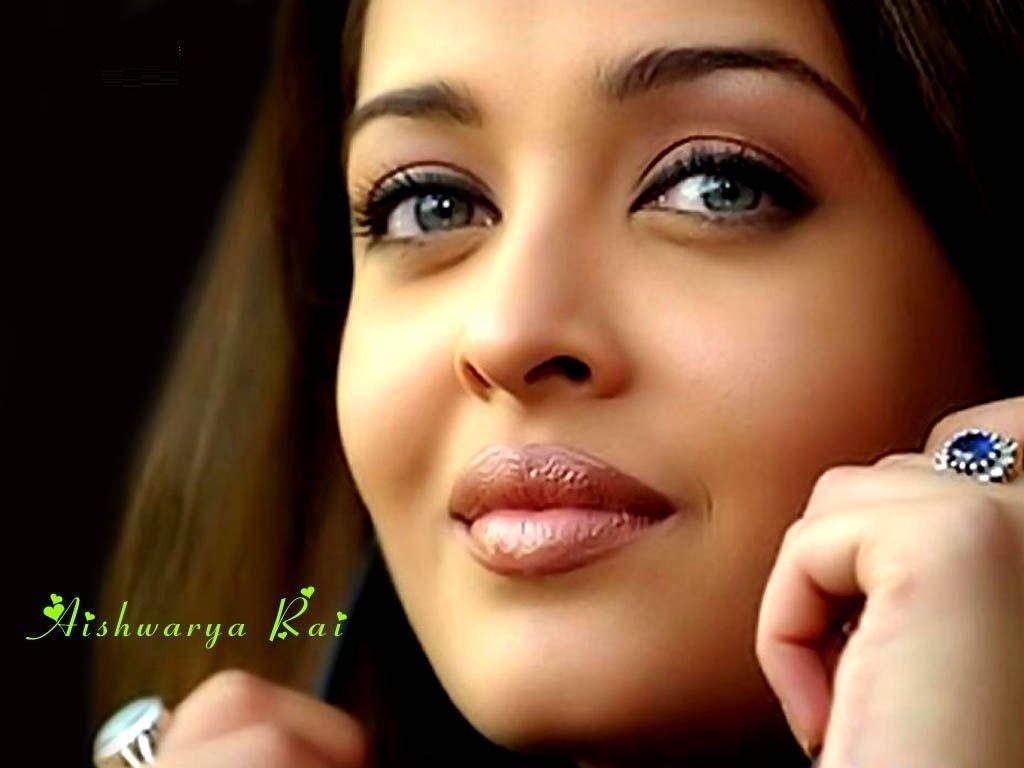
#> input picture sample2.jpg, 1024 x 768 px
$ python changing_name_trackBar.py
#> lines starting #> are read from the running program, lines starting #| are printed output that depends on the picture; after the words box and inside, x2 and y2 are one past the last pixel; in counts of white or black regions, pixels touching at a corner belong together
import cv2
import numpy as np
import datetime

def nothing(x):
    print(x)


cv2.namedWindow('image')

cv2.createTrackbar('cp', 'image', 10,400, nothing)
switch = 'Color/Gray'
cv2.createTrackbar(switch, 'image', 0, 1, nothing)

while(1):
    img = cv2.imread('sample2.jpg')
#> img is the input picture: shape (768, 1024, 3); mean B, G, R 57.8, 81.4, 115
    pos = cv2.getTrackbarPos('cp', 'image')
    font  = cv2.FONT_HERSHEY_COMPLEX
    cv2.putText(img, str(pos), (50,150), font,5, (0,0,255))
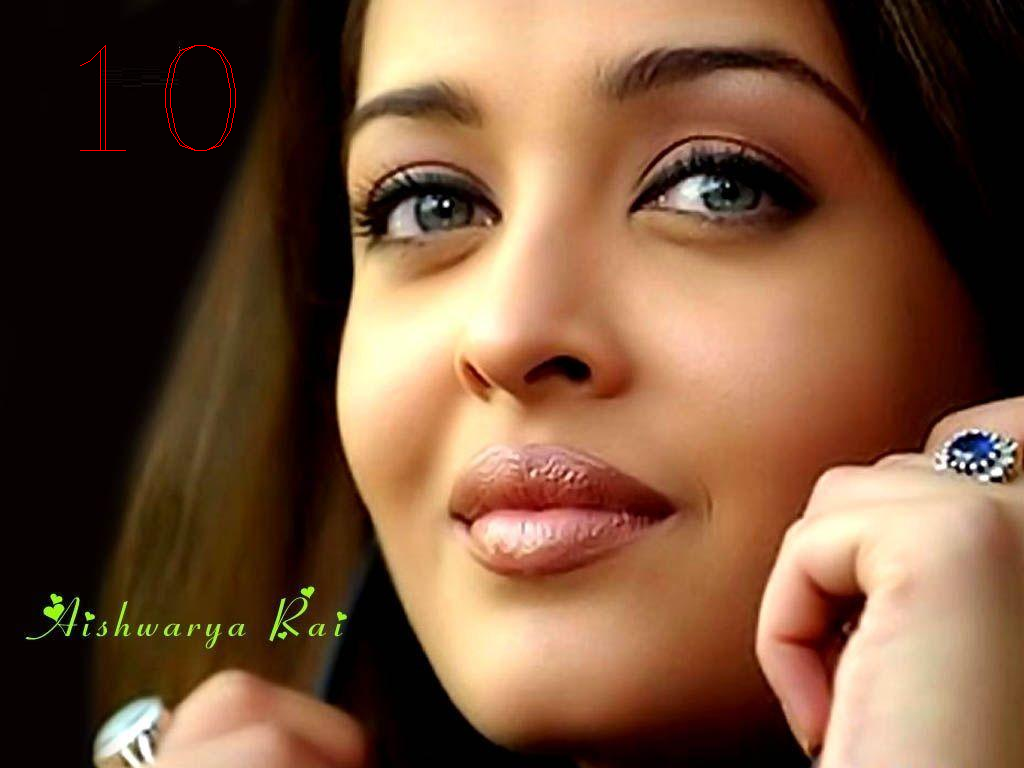
#> img: shape (768, 1024, 3); 0.1% of pixels changed, all inside (x1, y1, x2, y2) = (80, 45, 236, 151)
    k = cv2.waitKey(1) & 0xFF
#> (key q is pressed here)
    if k == ord('q'):
        break

    s = cv2.getTrackbarPos(switch, 'image')

    if s == 0:
        pass
    else:
        img  = cv2.cvtColor(img, cv2.COLOR_BGR2YUV)

    img = cv2.imshow('image', img)
cv2.destroyAllWindows()

$ run again, with sample1.jpg copied over sample2.jpg
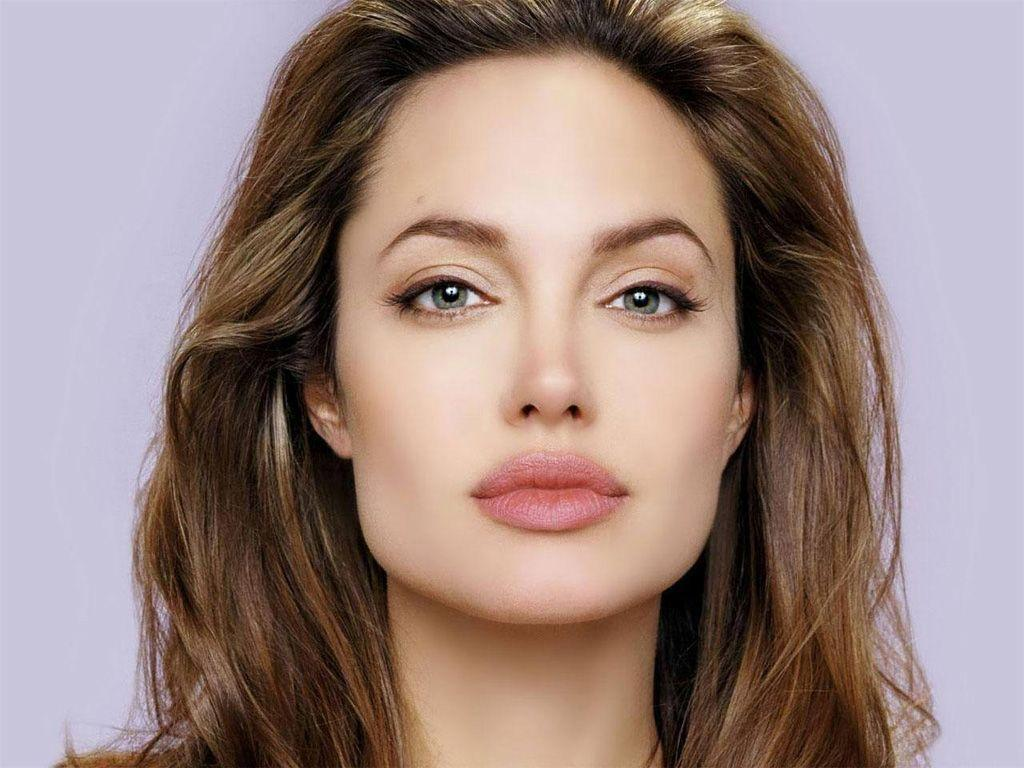
#> input picture sample1.jpg, 1024 x 768 px
#> img is the input picture: shape (768, 1024, 3); mean B, G, R 128.7, 133.4, 154.4
#> `cv2.putText(img, str(pos), (50,150), font,5, (0,0,255))`:
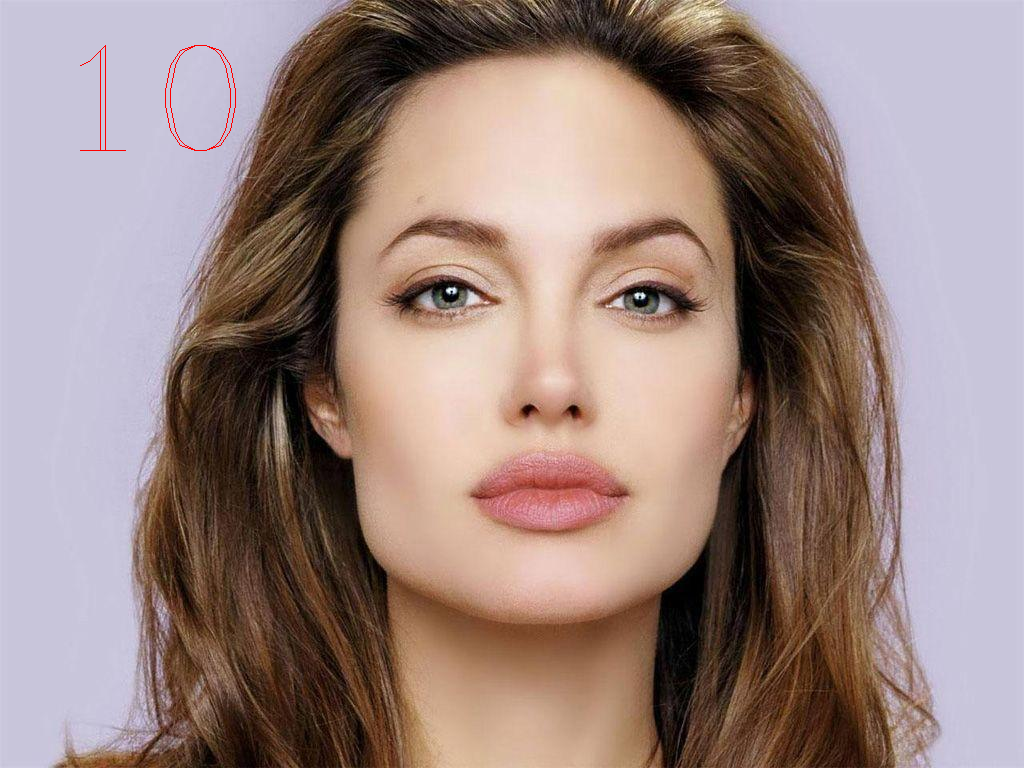
#> img: shape (768, 1024, 3); 0.1% of pixels changed, all inside (x1, y1, x2, y2) = (80, 45, 236, 151)
